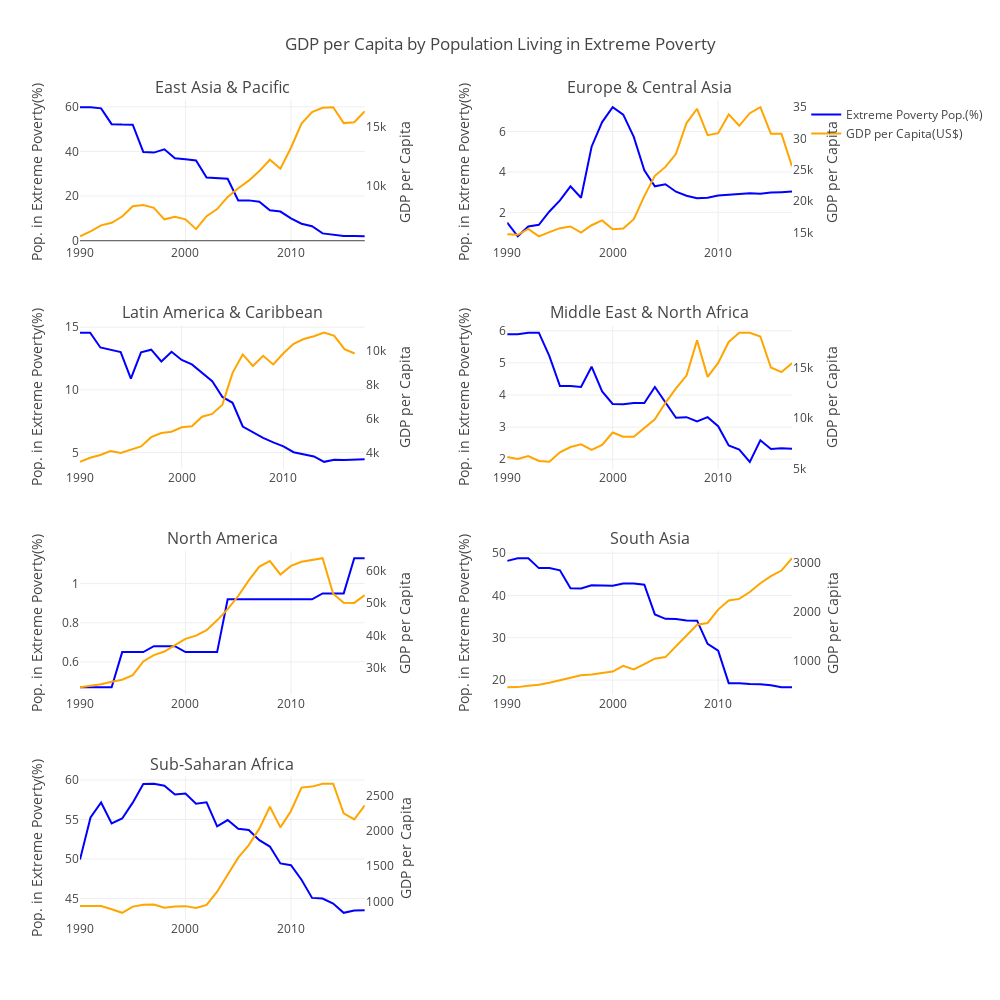

The notebook cell this image was saved under:
### Code cell
fig = go.Figure()
fig = tools.make_subplots(
        rows=4, 
        cols=2, 
        subplot_titles=[reg for reg in grouped_econ_ext_poverty['Region'].unique()],
        vertical_spacing=0.10,
        horizontal_spacing=0.20)

perc_pop_ext_poverty = []
gdp_per_capita = []
for region in grouped_econ_ext_poverty['Region'].unique():
    g_econ_ext_pov_region = grouped_econ_ext_poverty[grouped_econ_ext_poverty['Region'] == region]
    gdp_per_capita.append(
        go.Scatter(
            x=g_econ_ext_pov_region['Year'], 
            y=g_econ_ext_pov_region['GDP per Capita(US$)'], 
            name='GDP per Capita(US$)', 
            mode='lines',
            showlegend=False,
            marker=go.scatter.Marker(color='Orange')
        )
    )
    
    perc_pop_ext_poverty.append(
        go.Scatter(
            x=g_econ_ext_pov_region['Year'], 
            y=g_econ_ext_pov_region['Mean Pop. in Extreme Poverty'], 
            name='Extreme Poverty Pop.(%)', 
            mode='lines',
            showlegend=False,
            marker=go.scatter.Marker(color='Blue')
        )
    )

fig['layout'].update(
    go.Layout(
        height=1000,
        width=1000,
        title='GDP per Capita by Population Living in Extreme Poverty',
        yaxis1=go.layout.YAxis(title='Pop. in Extreme Poverty(%)', autorange=True),
        yaxis2=go.layout.YAxis(title='Pop. in Extreme Poverty(%)', autorange=True),
        yaxis3=go.layout.YAxis(title='Pop. in Extreme Poverty(%)', autorange=True),
        yaxis4=go.layout.YAxis(title='Pop. in Extreme Poverty(%)', autorange=True),
        yaxis5=go.layout.YAxis(title='Pop. in Extreme Poverty(%)', autorange=True),
        yaxis6=go.layout.YAxis(title='Pop. in Extreme Poverty(%)', autorange=True),
        yaxis7=go.layout.YAxis(title='Pop. in Extreme Poverty(%)', autorange=True),
        yaxis8=go.layout.YAxis(title='GDP per Capita', overlaying='y1', anchor='x1', side='right', autorange=True, showgrid= False),
        yaxis9=go.layout.YAxis(title='GDP per Capita', overlaying='y2', anchor='x2', side='right', autorange=True, showgrid= False),
        yaxis10=go.layout.YAxis(title='GDP per Capita', overlaying='y3', anchor='x3', side='right', autorange=True, showgrid= False),
        yaxis11=go.layout.YAxis(title='GDP per Capita', overlaying='y4', anchor='x4', side='right', autorange=True, showgrid= False),
        yaxis12=go.layout.YAxis(title='GDP per Capita', overlaying='y5', anchor='x5', side='right', autorange=True, showgrid= False),
        yaxis13=go.layout.YAxis(title='GDP per Capita', overlaying='y6', anchor='x6', side='right', autorange=True, showgrid= False),
        yaxis14=go.layout.YAxis(title='GDP per Capita', overlaying='y7', anchor='x7', side='right', autorange=True, showgrid= False)
    )
)

for i in range(7):
    col = i%2 + 1
    row = i//2 + 1
    if i == 0:
        perc_pop_ext_poverty[i]['showlegend'] = True
        gdp_per_capita[i]['showlegend'] = True
        
    fig.append_trace(perc_pop_ext_poverty[i], row, col)
    fig.append_trace(gdp_per_capita[i], row, col)

for i in range(7):
    fig['data'][2*i+1].update(yaxis='y{one}'.format(one=8+i))

iplot(fig, filename='Small Multiples: GDP per capita and Extreme Poverty Pop.(%)')

### Figure 1 — Plotly figure (JSON) as saved in the notebook; plotly's stock layout.template omitted (floating-point values rounded to 4 significant figures)
{"data": [{"marker": {"color": "Blue"}, "mode": "lines", "name": "Extreme Poverty Pop.(%)", "showlegend": true, "type": "scatter", "uid": "bb0f58d1-c899-4f28-9eb7-7451369f2ec9", "x": ["1990", "1991", "1992", "1993", "1994", "1995", "1996", "1997", "1998", "1999", "2000", "2001", "2002", "2003", "2004", "2005", "2006", "2007", "2008", "2009", "2010", "2011", "2012", "2013", "2014", "2015", "2016", "2017"], "xaxis": "x", "y": [59.82, 59.86, 59.34, 52.25, 52.04, 51.98, 39.78, 39.5, 40.99, 36.93, 36.47, 35.99, 28.29, 28.19, 27.79, 18.02, 18.08, 17.44, 13.69, 13.06, 10, 7.6, 6.49, 3.28, 2.78, 2.16, 2.06, 1.97], "yaxis": "y"}, {"marker": {"color": "Orange"}, "mode": "lines", "name": "GDP per Capita(US$)", "showlegend": true, "type": "scatter", "uid": "c305342c-4942-4697-83ca-3bde0f656957", "x": ["1990", "1991", "1992", "1993", "1994", "1995", "1996", "1997", "1998", "1999", "2000", "2001", "2002", "2003", "2004", "2005", "2006", "2007", "2008", "2009", "2010", "2011", "2012", "2013", "2014", "2015", "2016", "2017"], "xaxis": "x", "y": [5760.0, 6176.0, 6683.0, 6904.0, 7430.0, 8303.0, 8404.0, 8168.0, 7197.0, 7409.0, 7191.0, 6367.0, 7461.0, 8061.0, 9090.0, 9827.0, 10460.0, 11270.0, 12240.0, 11480.0, 13250.0, 15280.0, 16270.0, 16620.0, 16680.0, 15330.0, 15400.0, 16330.0], "yaxis": "y8"}, {"marker": {"color": "Blue"}, "mode": "lines", "name": "Extreme Poverty Pop.(%)", "showlegend": false, "type": "scatter", "uid": "d3b9bafb-0635-4eab-9dd9-1ff997106dab", "x": ["1990", "1991", "1992", "1993", "1994", "1995", "1996", "1997", "1998", "1999", "2000", "2001", "2002", "2003", "2004", "2005", "2006", "2007", "2008", "2009", "2010", "2011", "2012", "2013", "2014", "2015", "2016", "2017"], "xaxis": "x2", "y": [1.49, 0.81, 1.3, 1.38, 2.04, 2.59, 3.29, 2.72, 5.25, 6.47, 7.21, 6.84, 5.74, 4.08, 3.29, 3.39, 3.02, 2.82, 2.7, 2.72, 2.83, 2.86, 2.89, 2.94, 2.92, 2.98, 3, 3.03], "yaxis": "y2"}, {"marker": {"color": "Orange"}, "mode": "lines", "name": "GDP per Capita(US$)", "showlegend": false, "type": "scatter", "uid": "fa961596-8616-482e-871d-b615f4579c8a", "x": ["1990", "1991", "1992", "1993", "1994", "1995", "1996", "1997", "1998", "1999", "2000", "2001", "2002", "2003", "2004", "2005", "2006", "2007", "2008", "2009", "2010", "2011", "2012", "2013", "2014", "2015", "2016", "2017"], "xaxis": "x2", "y": [14710.0, 14640.0, 15580.0, 14390.0, 15060.0, 15700.0, 15970.0, 14980.0, 16160.0, 16940.0, 15510.0, 15650.0, 17130.0, 20810.0, 24050.0, 25460.0, 27550.0, 32460.0, 34740.0, 30520.0, 30850.0, 33830.0, 32020.0, 34030.0, 34990.0, 30770.0, 30740.0, 25580.0], "yaxis": "y9"}, {"marker": {"color": "Blue"}, "mode": "lines", "name": "Extreme Poverty Pop.(%)", "showlegend": false, "type": "scatter", "uid": "a171bd71-3606-4727-8825-7f1249f10874", "x": ["1990", "1991", "1992", "1993", "1994", "1995", "1996", "1997", "1998", "1999", "2000", "2001", "2002", "2003", "2004", "2005", "2006", "2007", "2008", "2009", "2010", "2011", "2012", "2013", "2014", "2015", "2016", "2017", "2018"], "xaxis": "x3", "y": [14.56, 14.56, 13.38, 13.22, 13.01, 10.89, 12.99, 13.2, 12.26, 13.04, 12.38, 12.03, 11.37, 10.69, 9.43, 8.96, 7.07, 6.59, 6.16, 5.8, 5.49, 5.02, 4.88, 4.68, 4.25, 4.42, 4.39, 4.45, 4.45], "yaxis": "y3"}, {"marker": {"color": "Orange"}, "mode": "lines", "name": "GDP per Capita(US$)", "showlegend": false, "type": "scatter", "uid": "1c1bca7d-b4a9-471c-9006-4915fa151bd5", "x": ["1990", "1991", "1992", "1993", "1994", "1995", "1996", "1997", "1998", "1999", "2000", "2001", "2002", "2003", "2004", "2005", "2006", "2007", "2008", "2009", "2010", "2011", "2012", "2013", "2014", "2015", "2016", "2017", "2018"], "xaxis": "x3", "y": [3498.0, 3740.0, 3896.0, 4128.0, 4016.0, 4228.0, 4400.0, 4944.0, 5191.0, 5267, 5526.0, 5580.0, 6141.0, 6310.0, 6853.0, 8716.0, 9800.0, 9121.0, 9719.0, 9211.0, 9870.0, 10420.0, 10700.0, 10860.0, 11070.0, 10890.0, 10110.0, 9851.0, null], "yaxis": "y10"}, {"marker": {"color": "Blue"}, "mode": "lines", "name": "Extreme Poverty Pop.(%)", "showlegend": false, "type": "scatter", "uid": "9a77ef2e-08ad-4e0c-b1b2-1eda8793f71b", "x": ["1990", "1991", "1992", "1993", "1994", "1995", "1996", "1997", "1998", "1999", "2000", "2001", "2002", "2003", "2004", "2005", "2006", "2007", "2008", "2009", "2010", "2011", "2012", "2013", "2014", "2015", "2016", "2017"], "xaxis": "x4", "y": [5.89, 5.89, 5.94, 5.94, 5.21, 4.28, 4.28, 4.25, 4.88, 4.11, 3.72, 3.71, 3.75, 3.75, 4.25, 3.78, 3.29, 3.31, 3.18, 3.31, 3.03, 2.43, 2.3, 1.92, 2.59, 2.32, 2.34, 2.33], "yaxis": "y4"}, {"marker": {"color": "Orange"}, "mode": "lines", "name": "GDP per Capita(US$)", "showlegend": false, "type": "scatter", "uid": "55f4373d-5b0c-4eac-8d98-738f53aba862", "x": ["1990", "1991", "1992", "1993", "1994", "1995", "1996", "1997", "1998", "1999", "2000", "2001", "2002", "2003", "2004", "2005", "2006", "2007", "2008", "2009", "2010", "2011", "2012", "2013", "2014", "2015", "2016", "2017"], "xaxis": "x4", "y": [6141.0, 5950.0, 6245.0, 5752.0, 5666.0, 6608.0, 7138.0, 7396.0, 6852.0, 7334.0, 8569.0, 8155.0, 8156.0, 9043.0, 9880.0, 11520.0, 12940.0, 14220.0, 17720.0, 14090.0, 15480.0, 17560.0, 18476, 18470.0, 18095, 15020.0, 14570.0, 15440.0], "yaxis": "y11"}, {"marker": {"color": "Blue"}, "mode": "lines", "name": "Extreme Poverty Pop.(%)", "showlegend": false, "type": "scatter", "uid": "7ba9b057-2959-4667-9fda-22232b089277", "x": ["1990", "1991", "1992", "1993", "1994", "1995", "1996", "1997", "1998", "1999", "2000", "2001", "2002", "2003", "2004", "2005", "2006", "2007", "2008", "2009", "2010", "2011", "2012", "2013", "2014", "2015", "2016", "2017"], "xaxis": "x5", "y": [0.47, 0.47, 0.47, 0.47, 0.65, 0.65, 0.65, 0.68, 0.68, 0.68, 0.65, 0.65, 0.65, 0.65, 0.92, 0.92, 0.92, 0.92, 0.92, 0.92, 0.92, 0.92, 0.92, 0.95, 0.95, 0.95, 1.13, 1.13], "yaxis": "y5"}, {"marker": {"color": "Orange"}, "mode": "lines", "name": "GDP per Capita(US$)", "showlegend": false, "type": "scatter", "uid": "baecf20e-6edc-43b3-90e5-7ee06aa20071", "x": ["1990", "1991", "1992", "1993", "1994", "1995", "1996", "1997", "1998", "1999", "2000", "2001", "2002", "2003", "2004", "2005", "2006", "2007", "2008", "2009", "2010", "2011", "2012", "2013", "2014", "2015", "2016", "2017"], "xaxis": "x5", "y": [24060.0, 24590.0, 24980.0, 25790.0, 26370.0, 27780.0, 32030.0, 33940.0, 35070.0, 37010.0, 38950.0, 39950.0, 41640.0, 44650.0, 48087, 52130.0, 56910.0, 61150.0, 62870.0, 58750.0, 61370.0, 62650.0, 63190.0, 63760.0, 52830.0, 50070.0, 50010.0, 52400.0], "yaxis": "y12"}, {"marker": {"color": "Blue"}, "mode": "lines", "name": "Extreme Poverty Pop.(%)", "showlegend": false, "type": "scatter", "uid": "3f40acd6-a6cf-4c43-b1ce-6f7043f8235c", "x": ["1990", "1991", "1992", "1993", "1994", "1995", "1996", "1997", "1998", "1999", "2000", "2001", "2002", "2003", "2004", "2005", "2006", "2007", "2008", "2009", "2010", "2011", "2012", "2013", "2014", "2015", "2016", "2017"], "xaxis": "x6", "y": [48.17, 48.8, 48.81, 46.46, 46.47, 45.94, 41.68, 41.67, 42.41, 42.41, 42.32, 42.84, 42.82, 42.54, 35.52, 34.48, 34.41, 34.06, 34.05, 28.57, 26.93, 19.27, 19.26, 19.05, 19.04, 18.78, 18.3, 18.29], "yaxis": "y6"}, {"marker": {"color": "Orange"}, "mode": "lines", "name": "GDP per Capita(US$)", "showlegend": false, "type": "scatter", "uid": "fafef151-333a-47ef-8734-b9e109477874", "x": ["1990", "1991", "1992", "1993", "1994", "1995", "1996", "1997", "1998", "1999", "2000", "2001", "2002", "2003", "2004", "2005", "2006", "2007", "2008", "2009", "2010", "2011", "2012", "2013", "2014", "2015", "2016", "2017"], "xaxis": "x6", "y": [459.5, 463.7, 489.7, 510.1, 552.9, 609.6, 656.6, 706.0, 720.7, 751.3, 782.5, 898.2, 825.6, 932.0, 1045.0, 1078.0, 1297.0, 1527.0, 1740.0, 1775.0, 2049.0, 2235.0, 2268.0, 2408.0, 2588.0, 2733.0, 2846.0, 3100.0], "yaxis": "y13"}, {"marker": {"color": "Blue"}, "mode": "lines", "name": "Extreme Poverty Pop.(%)", "showlegend": false, "type": "scatter", "uid": "538b9118-e502-4233-92d8-c086d9279b5b", "x": ["1990", "1991", "1992", "1993", "1994", "1995", "1996", "1997", "1998", "1999", "2000", "2001", "2002", "2003", "2004", "2005", "2006", "2007", "2008", "2009", "2010", "2011", "2012", "2013", "2014", "2015", "2016", "2017"], "xaxis": "x7", "y": [49.93, 55.26, 57.15, 54.5, 55.12, 57.13, 59.5, 59.53, 59.27, 58.15, 58.28, 57, 57.17, 54.14, 54.93, 53.83, 53.68, 52.39, 51.57, 49.44, 49.21, 47.38, 45.08, 44.99, 44.37, 43.19, 43.48, 43.52], "yaxis": "y7"}, {"marker": {"color": "Orange"}, "mode": "lines", "name": "GDP per Capita(US$)", "showlegend": false, "type": "scatter", "uid": "98900776-84e5-4648-bfbc-5fe33fab79ac", "x": ["1990", "1991", "1992", "1993", "1994", "1995", "1996", "1997", "1998", "1999", "2000", "2001", "2002", "2003", "2004", "2005", "2006", "2007", "2008", "2009", "2010", "2011", "2012", "2013", "2014", "2015", "2016", "2017"], "xaxis": "x7", "y": [932.5, 930.6, 932.3, 887.2, 835.9, 924.6, 950.4, 955.6, 909.4, 924.8, 931.2, 903.9, 948.5, 1137.0, 1384.0, 1623.0, 1801.0, 2035.0, 2347.0, 2054.0, 2288.0, 2620.0, 2635.0, 2675.0, 2676.0, 2255.0, 2166.0, 2369.0], "yaxis": "y14"}], "layout": {"annotations": [{"font": {"size": 16}, "showarrow": false, "text": "East Asia & Pacific", "x": 0.2, "xanchor": "center", "xref": "paper", "y": 1, "yanchor": "bottom", "yref": "paper"}, {"font": {"size": 16}, "showarrow": false, "text": "Europe & Central Asia", "x": 0.8, "xanchor": "center", "xref": "paper", "y": 1, "yanchor": "bottom", "yref": "paper"}, {"font": {"size": 16}, "showarrow": false, "text": "Latin America & Caribbean", "x": 0.2, "xanchor": "center", "xref": "paper", "y": 0.725, "yanchor": "bottom", "yref": "paper"}, {"font": {"size": 16}, "showarrow": false, "text": "Middle East & North Africa", "x": 0.8, "xanchor": "center", "xref": "paper", "y": 0.725, "yanchor": "bottom", "yref": "paper"}, {"font": {"size": 16}, "showarrow": false, "text": "North America", "x": 0.2, "xanchor": "center", "xref": "paper", "y": 0.45, "yanchor": "bottom", "yref": "paper"}, {"font": {"size": 16}, "showarrow": false, "text": "South Asia", "x": 0.8, "xanchor": "center", "xref": "paper", "y": 0.45, "yanchor": "bottom", "yref": "paper"}, {"font": {"size": 16}, "showarrow": false, "text": "Sub-Saharan Africa", "x": 0.2, "xanchor": "center", "xref": "paper", "y": 0.175, "yanchor": "bottom", "yref": "paper"}], "height": 1000, "title": {"text": "GDP per Capita by Population Living in Extreme Poverty"}, "width": 1000, "xaxis": {"anchor": "y", "domain": [0, 0.4]}, "xaxis2": {"anchor": "y2", "domain": [0.6, 1]}, "xaxis3": {"anchor": "y3", "domain": [0, 0.4]}, "xaxis4": {"anchor": "y4", "domain": [0.6, 1]}, "xaxis5": {"anchor": "y5", "domain": [0, 0.4]}, "xaxis6": {"anchor": "y6", "domain": [0.6, 1]}, "xaxis7": {"anchor": "y7", "domain": [0, 0.4]}, "xaxis8": {"anchor": "y8", "domain": [0.6, 1]}, "yaxis": {"anchor": "x", "autorange": true, "domain": [0.825, 1], "title": {"text": "Pop. in Extreme Poverty(%)"}}, "yaxis10": {"anchor": "x3", "autorange": true, "overlaying": "y3", "showgrid": false, "side": "right", "title": {"text": "GDP per Capita"}}, "yaxis11": {"anchor": "x4", "autorange": true, "overlaying": "y4", "showgrid": false, "side": "right", "title": {"text": "GDP per Capita"}}, "yaxis12": {"anchor": "x5", "autorange": true, "overlaying": "y5", "showgrid": false, "side": "right", "title": {"text": "GDP per Capita"}}, "yaxis13": {"anchor": "x6", "autorange": true, "overlaying": "y6", "showgrid": false, "side": "right", "title": {"text": "GDP per Capita"}}, "yaxis14": {"anchor": "x7", "autorange": true, "overlaying": "y7", "showgrid": false, "side": "right", "title": {"text": "GDP per Capita"}}, "yaxis2": {"anchor": "x2", "autorange": true, "domain": [0.825, 1], "title": {"text": "Pop. in Extreme Poverty(%)"}}, "yaxis3": {"anchor": "x3", "autorange": true, "domain": [0.55, 0.725], "title": {"text": "Pop. in Extreme Poverty(%)"}}, "yaxis4": {"anchor": "x4", "autorange": true, "domain": [0.55, 0.725], "title": {"text": "Pop. in Extreme Poverty(%)"}}, "yaxis5": {"anchor": "x5", "autorange": true, "domain": [0.275, 0.45], "title": {"text": "Pop. in Extreme Poverty(%)"}}, "yaxis6": {"anchor": "x6", "autorange": true, "domain": [0.275, 0.45], "title": {"text": "Pop. in Extreme Poverty(%)"}}, "yaxis7": {"anchor": "x7", "autorange": true, "domain": [0, 0.175], "title": {"text": "Pop. in Extreme Poverty(%)"}}, "yaxis8": {"anchor": "x", "autorange": true, "domain": [0, 0.175], "overlaying": "y", "showgrid": false, "side": "right", "title": {"text": "GDP per Capita"}}, "yaxis9": {"anchor": "x2", "autorange": true, "overlaying": "y2", "showgrid": false, "side": "right", "title": {"text": "GDP per Capita"}}}}
